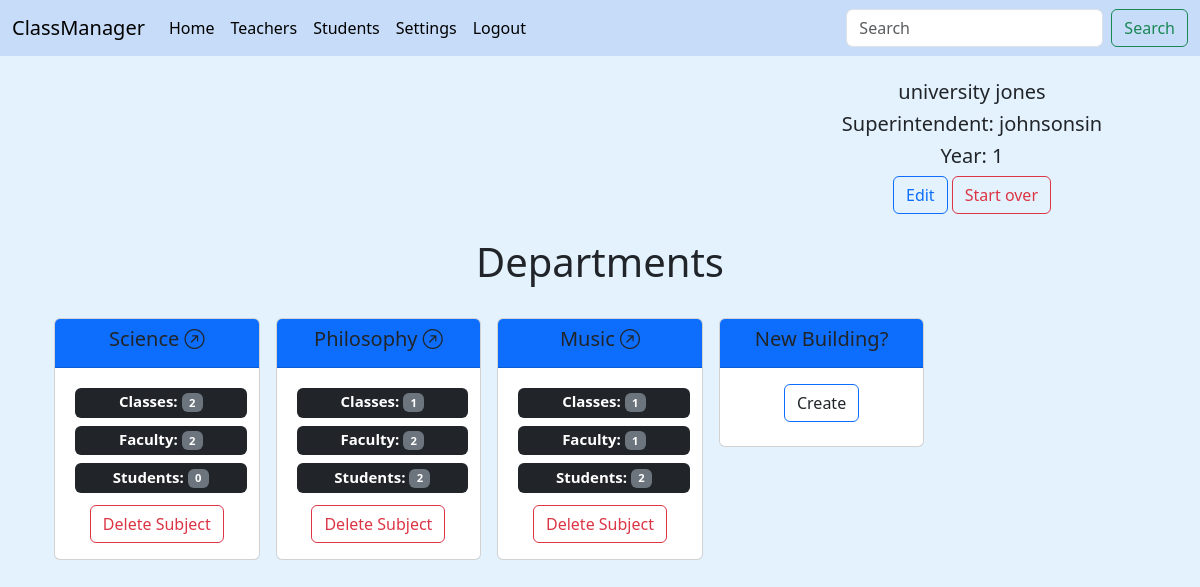
The page / (signed in) on the database as committed earlier.
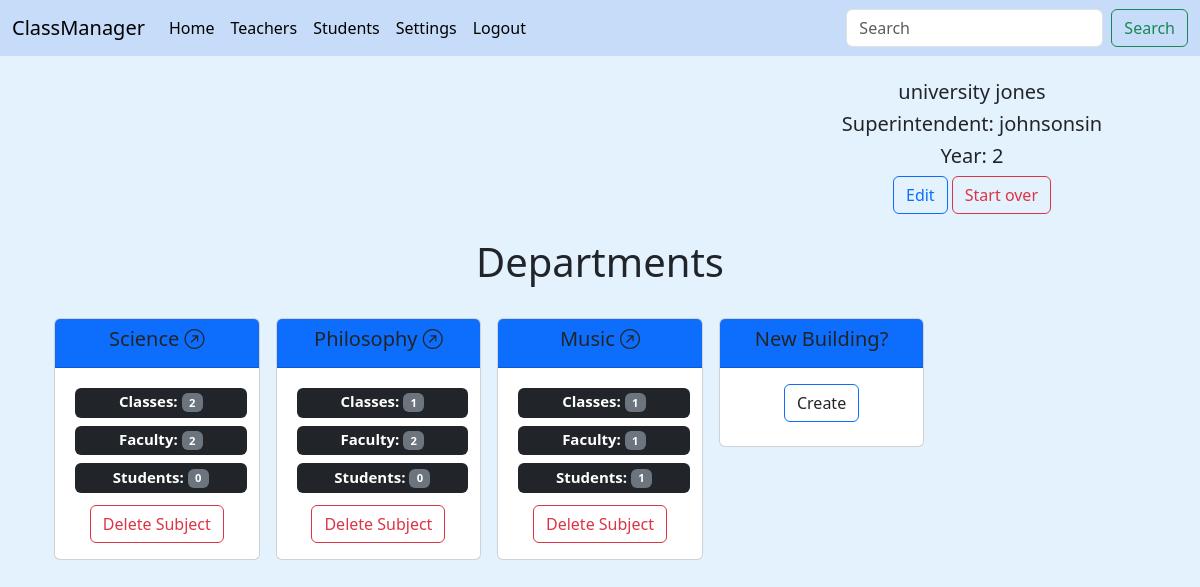
The same page on the database as committed later.
### main/models.py (models this page shows, shortened)
class School(models.Model):
    user = models.OneToOneField(User, on_delete=models.CASCADE, blank=True, null=True)
    name = models.CharField(max_length=30, default="My New School")
    player_name = models.CharField(max_length=30, unique=True)
    year = models.IntegerField(default=1)

class Subject(models.Model):
    user = models.ForeignKey(User, on_delete=models.DO_NOTHING, blank=True, null=True)
    name = models.CharField(max_length=60, unique=True)
    def __str__(self):
        return (
                f"{self.name}"
        )

### main/views.py (the view, shortened to what this page needs)
# urls.py: 2. Add a URL to urlpatterns:  path('', views.home, name='home')
def home(request):
    user = get_object_or_404(User, id=request.user.id)
    user_school = get_object_or_404(School, user_id=user.id)
    subjects = Subject.objects.filter(user_id=user.id)
    classes = Class.objects.filter(user_id=user.id)
    teachers = Teacher.objects.filter(user_id=user.id)
    students = Student.objects.filter(user_id=user.id)
    schoolForm = SchoolForm(instance=user_school)
    subjectForm = SubjectForm()
    return render(request, "main/home.html", {
        'school': user_school,
        'subjects': subjects,
        'classes': classes,
        'teachers': teachers,
        'students': students,
        'schoolForm': schoolForm,
        'subjectForm': subjectForm,
    })

### main/forms.py
class SchoolForm(forms.ModelForm):
    class Meta:
        model = School
        fields = '__all__'
        exclude = ['user', 'year']

class SubjectForm(forms.ModelForm):
    class Meta:
        model = Subject
        fields = '__all__'
        exclude = ['user']

### main/models.py (called while the page is built)
    def __str__(self):
        return (
                f"{self.first_name+' '+self.last_name}"
        )

    def __str__(self):
        return (
                f"{self.first_name+' '+self.last_name}"
        )

    def __str__(self):
        return (
                f"{self.name}"
        )

### main/templates/main/home.html (shortened to what this page needs)
{% extends "main/base.html" %}
{% block content %}
{% if request.user.is_authenticated %}
<br>
<div class="container text-center">
  <div class="row">
    <div class="col-md-4 ms-auto">
      <div id="school-container">
        {% if school %}
        <h5>{{school.name}}</h5>
        <h5>Superintendent: {{school.player_name}}</h5>
        <h5>Year: {{school.year}}</h5>
        <div id="start_create_school">
          <button class="toggler btn btn-outline-primary" id="school">Edit</button>
          <a href="{% url 'main:delete' school.id 'school' %}">
            <button type="button" class="btn btn-outline-danger">Start over</button>
          </a>
        </div>
        {% endif %}
      </div>
    </div>
  </div>
</div>
<br>
<center>
  <h1>Departments</h1>
</center>
<br>
<center>
  <div id="subject-container" class="container overflow-hidden text-center">
    <div class="row row-cols-2 row-cols-lg-5 g-2 g-lg-3">
      {% for subject in subjects %} {% if subject %}
      <div class="col-2">
        <div id="{{subject.id}}" class="card mb-3" style="max-width: 18rem;">
          <div class="card-header bg-primary">
            <h5><a class="title-header link-dark bg-primary fw-medium" href="{% url 'main:building' subject.id %}">{{subject|capfirst}} <i class="bi bi-arrow-up-right-circle"></i></a></h5>
          </div>
          <div class="card-body">
            <h5 class="card-title">
              <span style="width: 100%;" class="m-1 badge bg-dark">Classes: <span class="badge bg-secondary"> {{ subject.class_set.count }}</span></span>
              <br />
              <span style="width: 100%;" class="m-1 badge bg-dark">Faculty: <span class="badge bg-secondary"> {{ subject.teacher_set.count }}</span></span>
              <br />
              <span style="width: 100%;" class="m-1 badge bg-dark">Students: <span class="badge bg-secondary"> {{ subject.student_set.count }}</span></span>
            </h5>
            <a href="{% url 'main:delete' subject.id 'subject' %}">
              <button type="button" class="btn btn-outline-danger">Delete Subject</button>
            </a>
          </div>
        </div>
      </div>
      {% endif %} {% endfor %}
      <div id="start_create_subject" class="col-2">
        <div class="card mb-3" style="max-width: 18rem">
          <div class="card-header bg-primary">
            <h5 class="text-dark bg-primary fw-medium">New Building?</h5>
          </div>
          <div class="card-body">
            <button class="toggler card-title btn btn-outline-primary" id="subject">Create</button>
          </div>
        </div>
      </div>
    </div>
  </div>
</center>
{% endif %}
{% endblock %}

Rows that differ between the two databases and show on the page:
changed School "university jones": year "1" → "2"
computed for Subject "Philosophy": student_set.count "2" → "0"
computed for Subject "Music": student_set.count "2" → "1"
